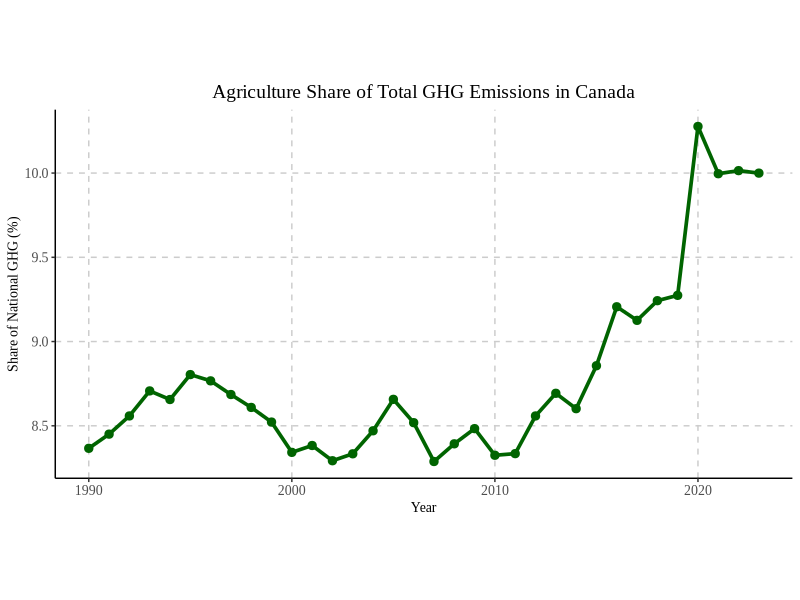
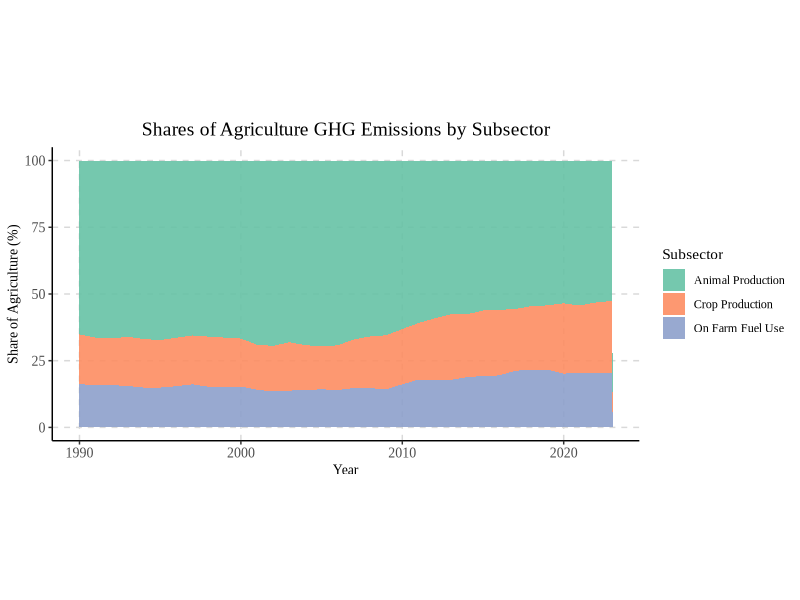

Write the R code that produced these figures, in order.
# ===============================================================
# Script Summary
# Data used: EN_Annex10_GHG_Econ_Canada.xlsx (Sheet 5)
#
# Plots produced:
#   1. Agriculture share of national GHG emissions
#   2. Subsector shares within agriculture (farm fuel, crops, animal)
# ===============================================================

library(tidyverse)
library(readxl)
library(ggplot2)

# ---------------------------------------------------------------
#  SECTION 1: Load and clean Excel data (matches Python structure)
# ---------------------------------------------------------------

df_raw <- read_excel(
  "EN_Annex10_GHG_Econ_Canada.xlsx",
  sheet = 5,
  col_names = FALSE
)

# Identify the row containing years (Row 3)
raw_years <- df_raw[3, 2:ncol(df_raw)] %>%
  unlist() %>%
  as.character()

# Extract only numeric year columns
year_vec <- suppressWarnings(as.numeric(raw_years))
valid_cols <- which(!is.na(year_vec))
years <- year_vec[valid_cols]

# Extract sector rows from Row 5 onward
data_raw <- df_raw[5:nrow(df_raw), c(1, valid_cols + 1)]

# Assign final column names
colnames(data_raw) <- c("Sector", years)

# Clean rows
data <- data_raw %>%
  filter(!is.na(Sector), Sector != "")


# ---------------------------------------------------------------
#  PLOT 1: Agriculture share of total national GHG emissions
# ---------------------------------------------------------------

# Extract required rows
agriculture <- data %>% filter(Sector == "Agriculture")
total <- data %>% filter(Sector == "NATIONAL GHG TOTAL")

# Convert to numeric vectors
ag_vec <- as.numeric(agriculture[1, -1])
tot_vec <- as.numeric(total[1, -1])

# Compute agriculture share of total emissions
share_vec <- ag_vec / tot_vec * 100

# Build dataframe
share_df <- tibble(
  Year = years,
  Share = share_vec
)

# -----------------------
# PLOT 1
# -----------------------
ggplot(share_df, aes(x = Year, y = Share)) +
  geom_line(color = "darkgreen", linewidth = 1.25) +
  geom_point(color = "darkgreen", size = 2.5) +
  labs(
    title = "Agriculture Share of Total GHG Emissions in Canada",
    x = "Year",
    y = "Share of National GHG (%)"
  ) +
  theme_classic(base_family = "Times New Roman") +
  theme(
    plot.title = element_text(size = 14, hjust = 0.5),
    axis.title = element_text(size = 10),
    axis.text = element_text(size = 10)
  ) +
  theme(panel.grid.major = element_line(color = "grey80", linetype = "dashed")) +
  theme(aspect.ratio = 6/12)



# ---------------------------------------------------------------
#  PLOT 2: Subsector shares within agriculture
# ---------------------------------------------------------------

# Extract subsectors
farm <- data %>% filter(Sector == "On Farm Fuel Use")
crop <- data %>% filter(Sector == "Crop Production")
animal <- data %>% filter(Sector == "Animal Production")

# Combine subsectors
sub_ag <- bind_rows(farm, crop, animal)

# Convert values to numeric
sub_ag_numeric <- sub_ag %>%
  mutate(across(-Sector, ~ as.numeric(.)))

ag_vec <- agriculture %>%
  mutate(across(-Sector, ~ as.numeric(.))) %>%
  select(-Sector) %>%
  unlist(use.names = FALSE)

# Matrix for share calculation
sub_mat <- sub_ag_numeric %>%
  select(-Sector) %>%
  as.matrix()

share_mat <- sweep(sub_mat, 2, ag_vec, FUN = "/") * 100
rownames(share_mat) <- sub_ag$Sector

# Convert to long format
share_long <- share_mat %>%
  as.data.frame() %>%
  mutate(Sector = rownames(.)) %>%
  pivot_longer(
    cols = -Sector,
    names_to = "Year",
    values_to = "Share"
  ) %>%
  mutate(Year = as.numeric(Year))

# -----------------------
# PLOT 2
# -----------------------
ggplot(share_long, aes(x = Year, y = Share, fill = Sector)) +
  geom_area(alpha = 0.9) +
  scale_fill_brewer(palette = "Set2") +
  labs(
    title = "Shares of Agriculture GHG Emissions by Subsector",
    x = "Year",
    y = "Share of Agriculture (%)",
    fill = "Subsector"
  ) +
  theme_classic(base_family = "Times New Roman") +
  theme(
    plot.title = element_text(size = 14, hjust = 0.5),
    axis.title = element_text(size = 10),
    axis.text = element_text(size = 10),
    legend.position = "right",
    panel.grid.major = element_line(color = "grey85", linetype = "dashed")
  ) +
  theme(aspect.ratio = 6/12)
